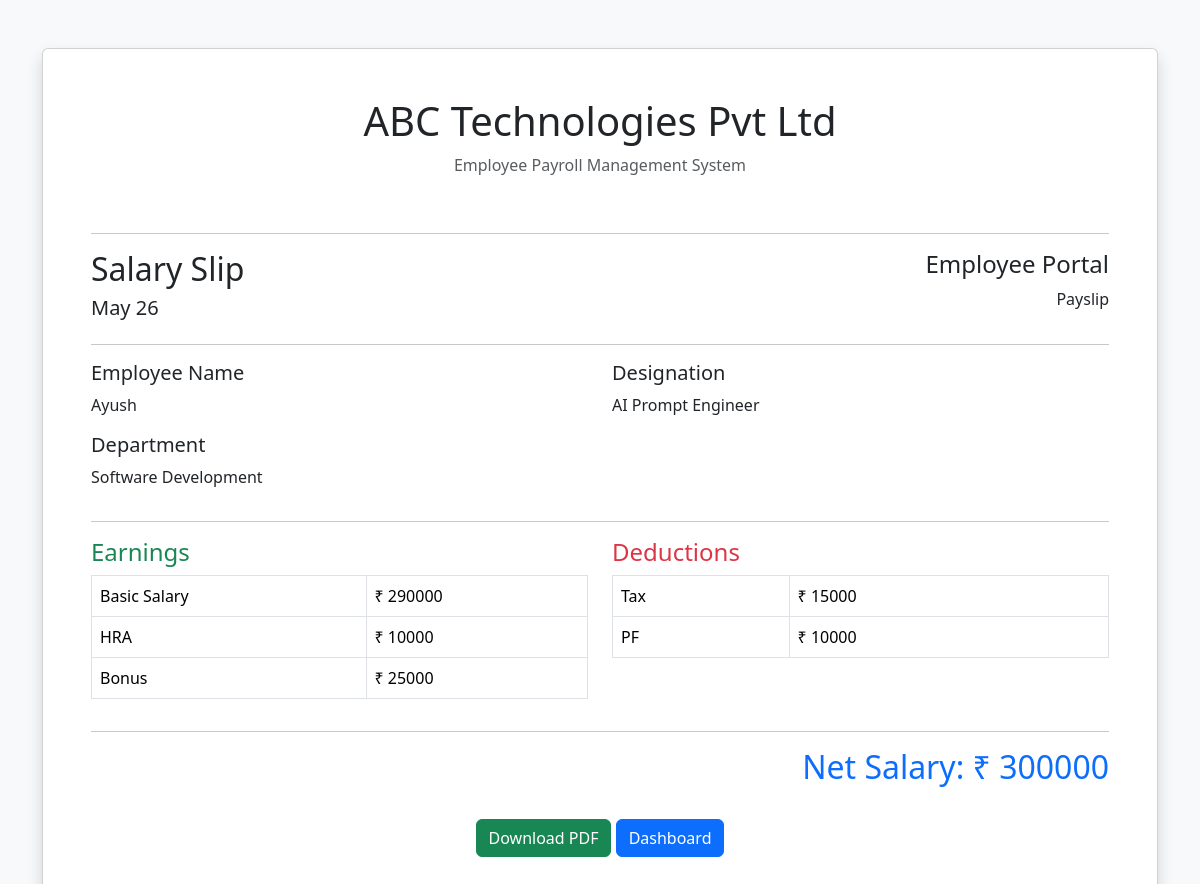
The page /salary/ (signed in) on the database its author committed.
### employees/models.py (models this page shows, shortened)
class Salary(models.Model):
    employee = models.ForeignKey(
        Employee,
        on_delete=models.CASCADE
    )
    month = models.CharField(
        max_length=20
    )
    basic_salary = models.IntegerField()
    hra = models.IntegerField()
    bonus = models.IntegerField()
    tax = models.IntegerField()
    pf = models.IntegerField()
    net_salary = models.IntegerField(
        default=0
    )
    created_at = models.DateTimeField(
        auto_now_add=True
    )

class Employee(models.Model):
    ROLE_CHOICES = (
        ('Admin', 'Admin'),
        ('Employee', 'Employee'),
    )
    user = models.OneToOneField(
        User,
        on_delete=models.CASCADE
    )
    role = models.CharField(
        max_length=20,
        choices=ROLE_CHOICES,
        default='Employee'
    )
    phone = models.CharField(
        max_length=15,
        blank=True,
        null=True
    )
    department = models.CharField(
        max_length=100,
        blank=True,
        null=True
    )
    designation = models.CharField(
        max_length=100,
        blank=True,
        null=True
    )
    employee_salary = models.IntegerField(
        blank=True,
        null=True
    )
    address = models.TextField(
        blank=True,
        null=True
    )
    profile_pic = models.ImageField(
        upload_to='profile_pics/',
        blank=True,
        null=True
    )

### employees/views.py (the view)
# urls.py: path('salary/', views.salary_view, name='salary'),
@login_required
def salary_view(request):
    employee = request.user.employee
    salary = Salary.objects.filter(
        employee=employee
    ).last()
    return render(
        request,
        'salary.html',
        {
            'salary': salary
        }
    )

### templates/salary.html (shortened to what this page needs)
<!DOCTYPE html>
<html lang="en">
<head>
    <link href="https://cdn.jsdelivr.net/npm/bootstrap@5.3.3/dist/css/bootstrap.min.css"
          rel="stylesheet">
</head>
<body class="bg-light">
<div class="container mt-5">
    <div class="card shadow p-5">
        <div class="text-center mb-4">
            <h1>ABC Technologies Pvt Ltd</h1>
            <p class="text-muted">
                Employee Payroll Management System
            </p>
        </div>
        <hr>
        <div class="d-flex justify-content-between">
            <div>
                <h2>Salary Slip</h2>
                <h5>
                    {{ salary.month }}
                </h5>
            </div>
            <div class="text-end">
                <h4>Employee Portal</h4>
                <p>
                    Payslip
                </p>
            </div>
        </div>
        <hr>
        <div class="row">
            <div class="col-md-6">
                <h5>Employee Name</h5>
                <p>
                    {{ salary.employee.user.username }}
                </p>
                <h5>Department</h5>
                <p>
                    {{ salary.employee.department }}
                </p>
            </div>
            <div class="col-md-6">
                <h5>Designation</h5>
                <p>
                    {{ salary.employee.designation }}
                </p>
            </div>
        </div>
        <hr>
        <div class="row">
            <div class="col-md-6">
                <h4 class="text-success">
                    Earnings
                </h4>
                <table class="table table-bordered">
                    <tr>
                        <td>Basic Salary</td>
                        <td>₹ {{ salary.basic_salary }}</td>
                    </tr>
                    <tr>
                        <td>HRA</td>
                        <td>₹ {{ salary.hra }}</td>
                    </tr>
                    <tr>
                        <td>Bonus</td>
                        <td>₹ {{ salary.bonus }}</td>
                    </tr>
                </table>
            </div>
            <div class="col-md-6">
                <h4 class="text-danger">
                    Deductions
                </h4>
                <table class="table table-bordered">
                    <tr>
                        <td>Tax</td>
                        <td>₹ {{ salary.tax }}</td>
                    </tr>
                    <tr>
                        <td>PF</td>
                        <td>₹ {{ salary.pf }}</td>
                    </tr>
                </table>
            </div>
        </div>
        <hr>
        <div class="text-end">
            <h2 class="text-primary">
                Net Salary:
                ₹ {{ salary.net_salary }}
            </h2>
        </div>
        <div class="text-center mt-4">
            <a href="/download-salary-pdf/"
               class="btn btn-success">
                Download PDF
            </a>
            <a href="/dashboard/"
               class="btn btn-primary">
                Dashboard
            </a>
        </div>
    </div>
</div>
</body>
</html>

### rows shown on the page
Salary: month "May 26", employee.user.username "Ayush", employee.department "Software Development", employee.designation "AI Prompt Engineer", basic_salary "290000", hra "10000", bonus "25000", tax "15000", pf "10000", net_salary "300000"
